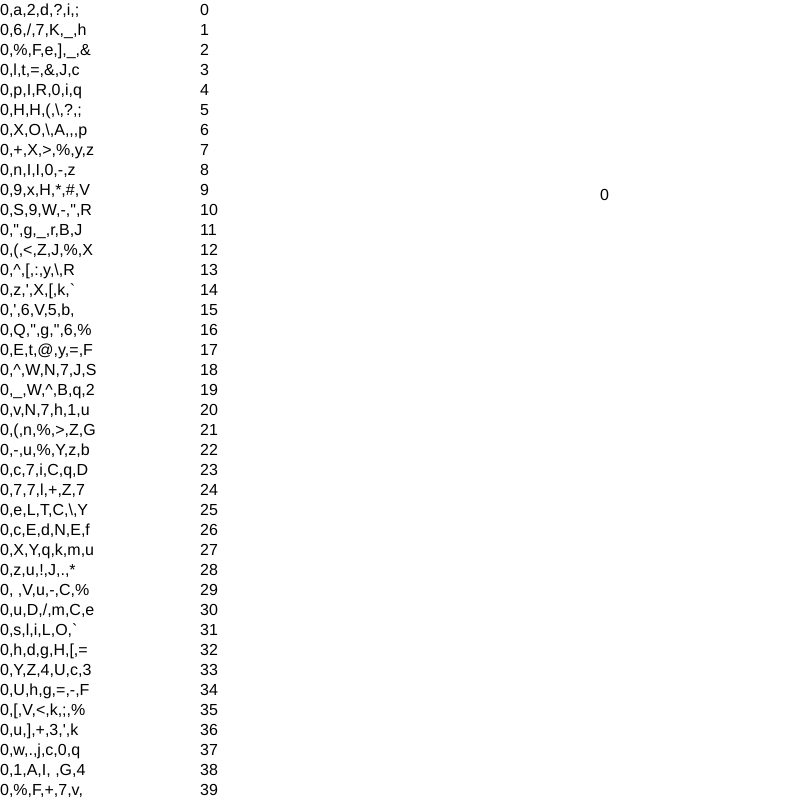
Frame 1 (no input)
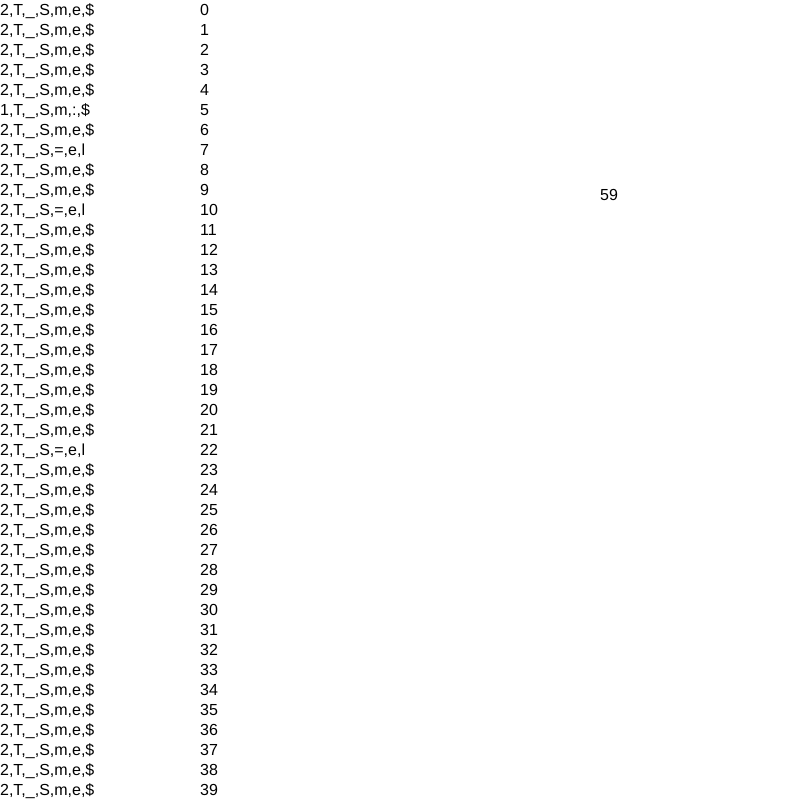
Frame 60 (no input)
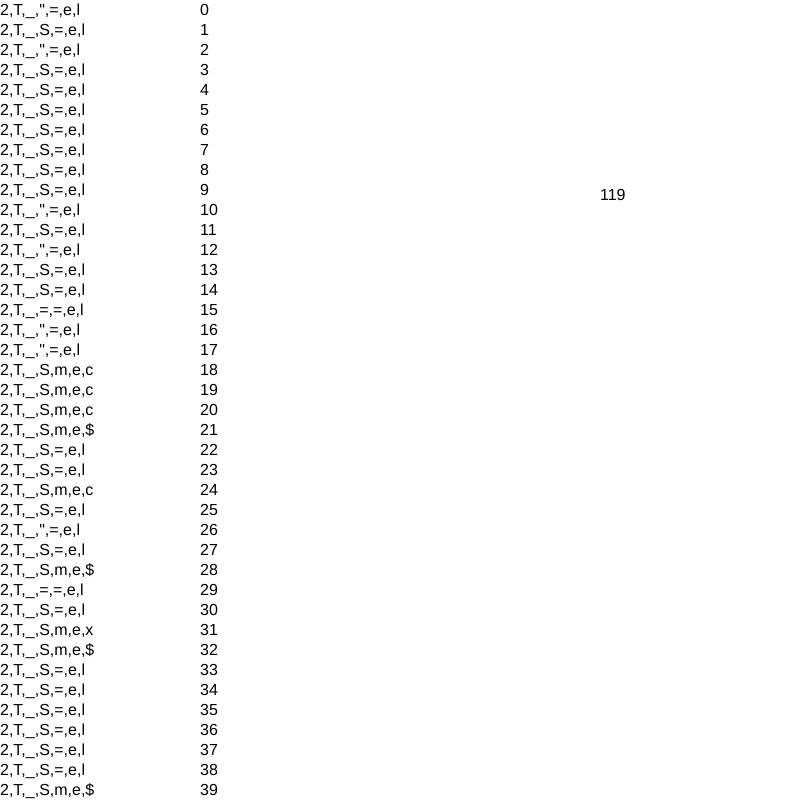
Frame 120 (the mouse pressed at the canvas centre since frame 60)

The p5.js sketch that drew these frames (run headless with seeded random() and noise() and a simulated clock; from frame 60 on, the mouse is pressed at the canvas centre):

// p5.js sketch
// ── sketch.js
//task: use genetic algorithm to generate the phrase: To be or not to be.
//utf-16 codes: 33 to 125
//give score from 0 to 20.
//create new array in which each original member is copeid so that there is a
//fitness score amount of it(0 to 20);
//1: random starting pop
//2: evalute fitness
//3: make new population
////3a: select 2 parents
////3b: crossover dna (first half of 1 + second half of 2)
////3c: mutation
//repeat from 2
let phrase = "To be.";
phrase = phrase.split("");
let n = 100;
let pop = [];
let gen = 0;

function setup() {
  createCanvas(800,800);
  //generate 100 random text of length 20
  for(let i=0;i<n;i++) {
    let member = ranTextAr(phrase.length);
    pop.push(member);
  }
}
  
function draw() {
  background(255);
  //selection/ evaluate fitness.
  //reproduction, pick 2, create children, add mutation, add child to pop.
  //create new generation
  //sort to show top 40
  assignFitness(pop);
  pop.forEach(function(x) {
    if(x[0] === phrase.length) {
      noLoop();
      console.log(x);
      text(x, 600, 220);
      text(pop.indexOf(x), 600, 240);
    }
  });
  sSort(pop);
  //draw the pop
  textSize(16);
  let xC = 0;
  let yC = 15;
  /*
  pop.forEach(function(x) {
    let p = x.join('');
    text(p, xC, yC); 
    yc += 10;
  });
  */
  
  for(let j=0;j<40;j++) {
    //let p = pop[j].join('');
    text(pop[j], xC, yC);
    text(pop.indexOf(pop[j]), xC+200, yC);
    yC+=20;
  }
 
  text(gen, 600, 200);
  //text(pop[0],600, 220);
  //text(pop[1],600, 240);
  //sort by fitness
  //method 1: check n and n+1; if n<n+1 switch them. keep going until no
  //switchs possible
  //method 2: start from 1 and n-1 
  //selection sort
  //check fitness levels
  for(let i=0;i<pop.length;i++) {
    let score = pop[i][0];
    if(score >= 18) {
      console.log(pop[i]);
      console.log(gen);
    }
  }
  
  let probArr = makeProbArr(pop);
  let newPop = [];
  //make n new children
  for(let j=0;j<n;j++) {
    newPop.push(createChild(probArr));
  }
  pop = newPop;
  gen += 1;
}

function ranTextAr(length) {
  let text = [];
  for(let i=0;i<length;i++) {
    let code = floor(random(32, 123));
    text.push(char(code));
  }
  return text;
}

function assignFitness(arr) {
  arr.forEach(function(x) {
    let score = 0;
    for(let i=0;i<x.length;i++) {
      if(phrase[i] && phrase[i] === x[i]) {
        score+=1;
      }
      //incase phrase is short match for spaces
      if(!phrase[i] && x[i] === " ") {
        score+=1;
      }
    }
    x.unshift(score);
  });
}

function makeProbArr(arr) {
  let newArr = [];
  arr.forEach(function(x) {
    for(let i=0;i<x[0];i++) {
      newArr.push(x);
    }
  });
  return newArr;
}

function createChild(arr) {
  //select 2  diff parents
  let p1 = random(arr);
  let p2;
  do {
    p2 = random(arr);
  } while(arr.indexOf(p1) === arr.indexOf(p2));
  //crossover
  //take first half of parent 1 and second half of parent 2
  let midpointP1 = floor((p1.length-1)*0.5) - 1 + 1;
  let midpointP2 = floor((p2.length-1)*0.5) - 1 + 1;
  let firstHalf = p1.slice(1,midpointP1+1);
  let secondHalf = p2.slice(midpointP2+1, p2.length);
  let newChild = firstHalf.concat(secondHalf);
  //add mutation
  let chance = floor(random(100)) === 0;
  if(chance) { 
    let code = floor(random(32, 126));
    let letter = char(code);
    //mutate only incomplete letter
    let index = floor(random(newChild.length));
    /*
      while(arr[index] === phrase[index]) {
      index = arr.indexOf(random(newChild));
    }
    */
    newChild.splice(index,1,letter);
  }
  //return the new child
  return newChild;
}

function sSort(arr) {
  for(let w=0;w<arr.length;w++) {
    let start = 0;
    let min = arr[start];
    let index = start;
    for(let k=start;k<arr.length;k++) {
      if(arr[k]<min) {
        min = arr[k];
        index = k;
      }
      start += 1;
    }
    if(index > start) {
      let p = arr.splice(index,1);
      arr.splice(start,0,p);
    }
  }
}

function mousePressed() {
  noLoop();
}

function mouseReleased() {
  loop();
}
